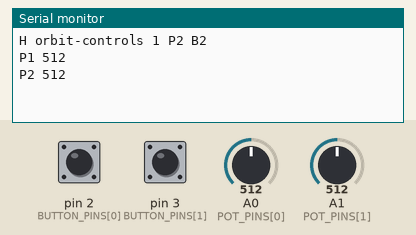
Recording of a sketch running on a simulated Arduino Nano, built with avr-gcc and run on an emulated ATmega328P. Parts: the last lines printed to the serial monitor. Inputs (shaded band) come from the test bench; at power-on: pin 2 (BUTTON_PINS[0]) HIGH, pin 3 (BUTTON_PINS[1]) HIGH, A0 (POT_PINS[0]) = 512, A1 (POT_PINS[1]) = 512.

Above: at 1.2 s.
1.3 s: pin 2 (BUTTON_PINS[0]) pulled LOW for 0.15 s
At 2.0 s:
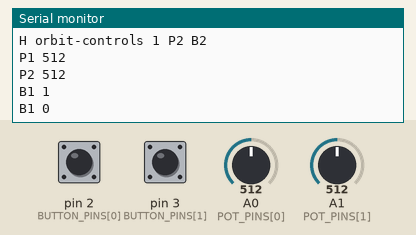
2.9 s: pin 3 (BUTTON_PINS[1]) pulled LOW for 1 s
At 3.87 s:
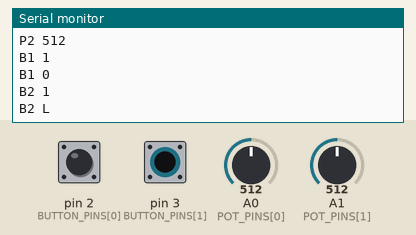
5.4 s: A0 (POT_PINS[0]) set to 716
At 6.4 s:
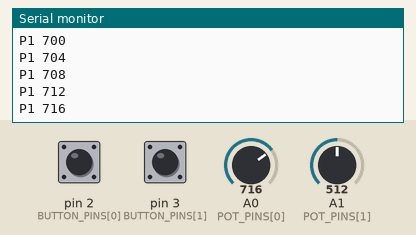
6.9 s: A1 (POT_PINS[1]) set to 716
At 7.6 s:
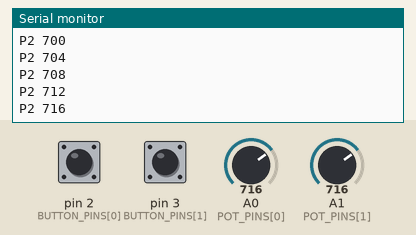
8.4 s: pin 2 (BUTTON_PINS[0]) pulled LOW for 1 s
At 9.9 s:
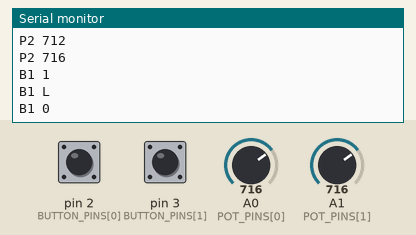
10.9 s: A0 (POT_PINS[0]) set to 900
At 11.7 s:
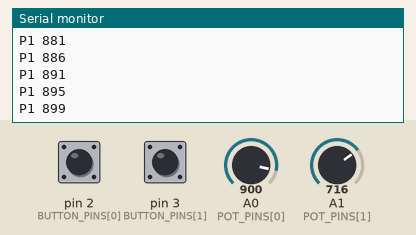
Timing chart, 0 to 13.4 s (numbered marks = the images above; inputs shaded):
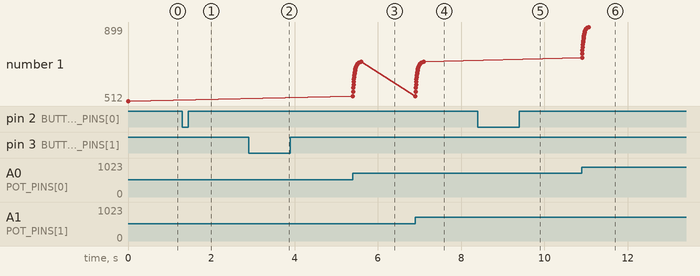

The sketch:

orbit_controls.ino
```cpp
// Orbit Terminal · orbit_controls v1 · Arduino Nano (ATmega328P)
// Lee N potenciómetros (EMA + histéresis) y M botones (antirrebote + pulsación larga) y emite
// eventos serie compactos (ver software/shared/PROTOCOLO.md §7):
//   H orbit-controls 1 P2 B2    saludo (al arrancar y al recibir '?'; los números salen de config.h)
//   P1 512                      potenciómetro 1 = 512 (0..1023)
//   B2 1 / B2 0 / B2 L          botón 2 pulsado / soltado / pulsación larga
// El USB lo pone el conversor serie (en el clon de Miguel, probablemente CH340): no hay USB CDC
// ni HID. PROVISIONAL: pensado para compilar con arduino-cli (FQBN arduino:avr:nano y
// arduino:avr:nano:cpu=atmega328old). NO probado en la placa.

#include "config.h"

#if ENABLE_HID_VOLUME
#error "ENABLE_HID_VOLUME no es posible en el Arduino Nano: el ATmega328P no tiene USB nativo"
#endif

struct PotState { uint16_t ema_x8; int16_t sent; };
struct ButtonState { uint8_t stable; uint8_t last_raw; uint32_t changed_ms; uint32_t pressed_ms; bool long_sent; };

static PotState pots[NUM_POTS];
static ButtonState buttons[NUM_BUTTONS];
static uint32_t last_sample_ms = 0;

static void sendHello() {
  Serial.print(F("H " FW_NAME " " FW_VERSION " P"));
  Serial.print(NUM_POTS);
  Serial.print(F(" B"));
  Serial.println(NUM_BUTTONS);
}

static void sendPot(uint8_t i, int16_t v) {
  Serial.print('P'); Serial.print(i + 1); Serial.print(' '); Serial.println(v);
}

static void sendButton(uint8_t i, char ev) {
  Serial.print('B'); Serial.print(i + 1); Serial.print(' '); Serial.println(ev);
}

// Filtro: media exponencial en punto fijo (x8) y salida con histéresis; se ajusta a 0/1023 en los extremos.
static int16_t potFilteredValue(uint8_t i) {
  uint16_t raw = analogRead(POT_PINS[i]);
  PotState &p = pots[i];
  p.ema_x8 = p.ema_x8 - (p.ema_x8 >> POT_EMA_SHIFT) + ((raw << 3) >> POT_EMA_SHIFT);
  int16_t v = (p.ema_x8 + 4) >> 3;
  if (v <= POT_HYSTERESIS) v = 0;
  if (v >= 1023 - POT_HYSTERESIS) v = 1023;
  return v;
}

static void updatePots() {
  for (uint8_t i = 0; i < NUM_POTS; i++) {
    int16_t v = potFilteredValue(i);
    PotState &p = pots[i];
    bool edge = (v == 0 || v == 1023) && v != p.sent;
    if (p.sent < 0 || abs(v - p.sent) >= POT_HYSTERESIS || edge) {
      p.sent = v;
      sendPot(i, v);
    }
  }
}

static void updateButtons(uint32_t now) {
  for (uint8_t i = 0; i < NUM_BUTTONS; i++) {
    ButtonState &b = buttons[i];
    uint8_t raw = digitalRead(BUTTON_PINS[i]) == LOW ? 1 : 0;   // pulsado = LOW (pull-up)
    if (raw != b.last_raw) { b.last_raw = raw; b.changed_ms = now; }
    if (raw != b.stable && (now - b.changed_ms) >= DEBOUNCE_MS) {
      b.stable = raw;
      if (raw) { b.pressed_ms = now; b.long_sent = false; sendButton(i, '1'); }
      else { sendButton(i, '0'); }
    }
    if (b.stable && !b.long_sent && (now - b.pressed_ms) >= LONG_PRESS_MS) {
      b.long_sent = true;
      sendButton(i, 'L');
    }
  }
}

static void handleSerialInput() {
  while (Serial.available() > 0) {
    int c = Serial.read();
    if (c == '?') {
      sendHello();
      for (uint8_t i = 0; i < NUM_POTS; i++) if (pots[i].sent >= 0) sendPot(i, pots[i].sent);
    }
  }
}

void setup() {
  // En el Nano, Serial es el UART de hardware. Tras begin() ya está listo: no hay
  // que esperar a un USB CDC. Quien abre el puerto (orbitd) es el que debe contar
  // con el reinicio del bootloader; ver serial_events.py.
  Serial.begin(SERIAL_BAUD);
  for (uint8_t i = 0; i < NUM_BUTTONS; i++) {
    pinMode(BUTTON_PINS[i], INPUT_PULLUP);
    buttons[i] = {0, 0, 0, 0, false};
  }
  for (uint8_t i = 0; i < NUM_POTS; i++) {
    uint16_t raw = analogRead(POT_PINS[i]);
    pots[i].ema_x8 = raw << 3;
    pots[i].sent = -1;
  }
  sendHello();
}

void loop() {
  uint32_t now = millis();
  handleSerialInput();
  if (now - last_sample_ms >= POT_SAMPLE_MS) {
    last_sample_ms = now;
    updatePots();
  }
  updateButtons(now);
}
```

config.h
```cpp
// Orbit Terminal · orbit_controls · CONFIGURACIÓN
// Placa: Arduino Nano (ATmega328P). El clon de Miguel lleva mini-USB y, según él,
// un conversor USB-serie probablemente CH340. No es un Micro (ese tiene USB nativo).
// Cambia aquí el número de potenciómetros y botones y sus pines.
#pragma once

// ---- Potenciómetros (lineales, 10 kΩ recomendados; extremos a 5 V y GND, cursor al pin analógico)
#define NUM_POTS 2
static const uint8_t POT_PINS[NUM_POTS] = {A0, A1};

// ---- Botones (pulsador entre el pin y GND; se usa INPUT_PULLUP: pulsado = LOW)
// D0 y D1 son el UART del USB-serie: no usarlos. En el Nano, SDA/SCL son A4/A5, no D2/D3.
#define NUM_BUTTONS 2
static const uint8_t BUTTON_PINS[NUM_BUTTONS] = {2, 3};

// ---- Filtro de potenciómetros
#define POT_EMA_SHIFT 3      // media exponencial con alfa = 1/2^3 = 1/8
#define POT_HYSTERESIS 4     // solo se envía si cambia >= 4 cuentas (de 1023)
#define POT_SAMPLE_MS 5      // periodo de muestreo

// ---- Botones
#define DEBOUNCE_MS 20       // el estado debe ser estable 20 ms
#define LONG_PRESS_MS 800    // pulsación larga

// ---- Serie (UART del ATmega328P, a 115200; el CH340 lo presenta como USB)
#define SERIAL_BAUD 115200
#define FW_NAME "orbit-controls"
#define FW_VERSION "1"

// ---- Volumen por USB HID: NO es posible en esta placa.
// El ATmega328P no tiene USB nativo. Un Nano no puede enviar teclas multimedia.
// El volumen del HP lo aplica orbitd -> hp-agent (hp.volume_set). La constante
// se queda a 0 para que un cambio accidental no compile: ver el #error del .ino.
#define ENABLE_HID_VOLUME 0

// D6 ya no se reserva para la tira LED. La tira, cuando se identifique, la lleva
// el ESP8266 con WLED (ver software/arduino-controls/README.md). D6 queda libre.
```

Measured:
- after the input at 1.3 s, the serial monitor: prints a new line at once (image 1)
- after the input at 2.9 s, the serial monitor: prints a new line at once (image 2)
- after the input at 5.4 s, the serial monitor: prints a new line at once (image 3)
- after the input at 6.9 s, the serial monitor: prints a new line at once (image 4)
- after the input at 8.4 s, the serial monitor: prints a new line at once (image 5)
- after the input at 10.9 s, the serial monitor: prints a new line at once (image 6)
- plotted number 1: 512 → 716 after the input at 5.4 s, 716 → 899 after the input at 10.9 s
